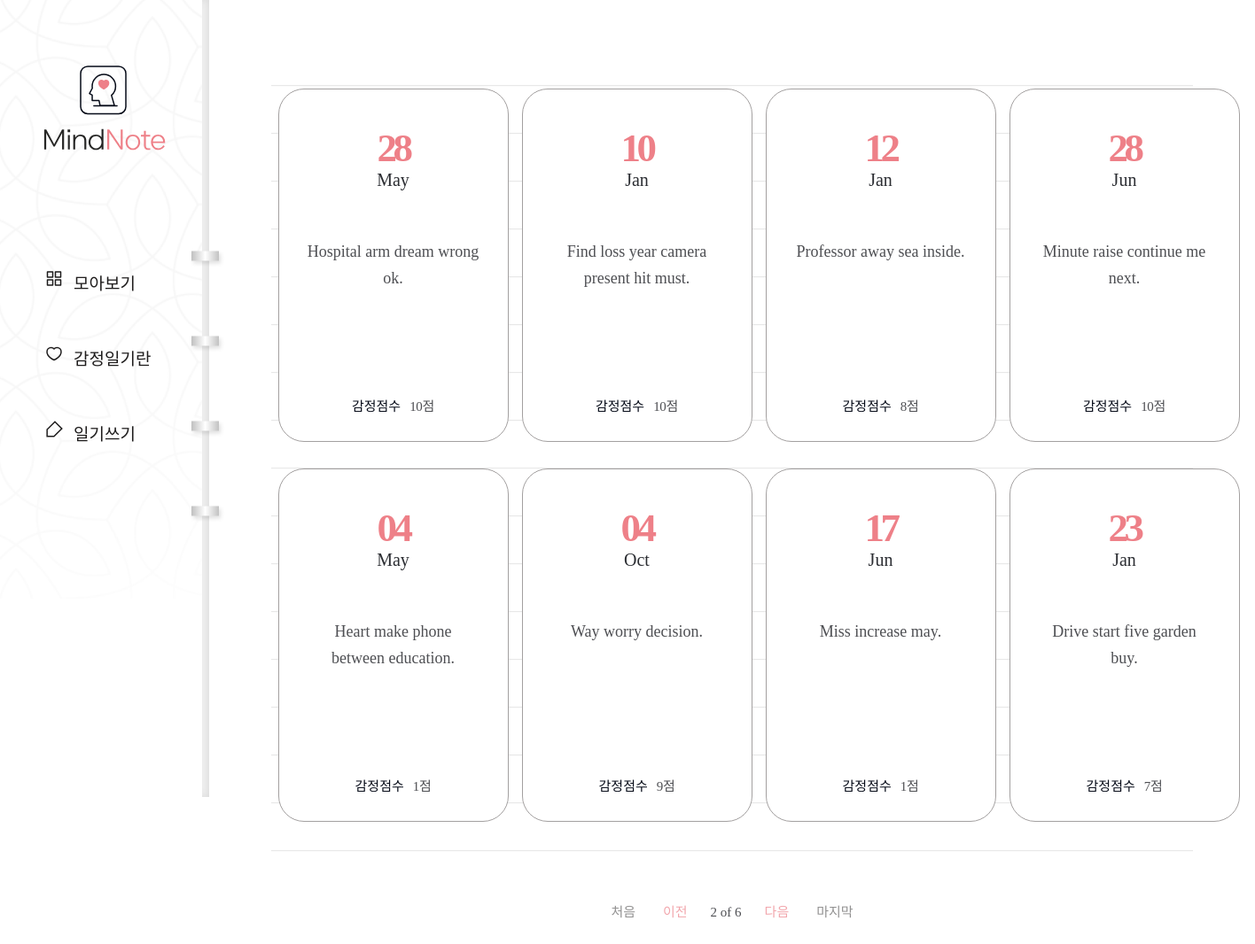
The app's page /diary/?page=2 with its own data.
### diary/models.py (models this page shows, shortened)
class Page(models.Model):
    title = models.CharField(max_length=100, validators=[validate_no_hash])
    content = models.TextField()
    feeling = models.CharField(max_length=80, validators=[validate_no_hash, validate_no_numbers])
    score = models.IntegerField(validators=[validate_score])
    dt_created = models.DateField()

### diary/views.py (the view)
# urls.py: path('diary/', views.PageListView.as_view(), name="page-list"),
class PageListView(ListView):
    model = Page
    template_name = "diary/page_list.html"
    ordering = ["-dt_created"]
    paginate_by = 8
    page_kwarg = 'page'

### diary/templates/diary/page_list.html (shortened to what this page needs)
{% extends './base.html' %}
{% block content %}
{% if page_obj.object_list %}
    <div class="wrap-note">
        <div class="note">
            <div class="note-list">
                <ul>
                    {% for obj in page_obj.object_list %}
                    <li>
                        <a href="{% url 'page-detail' obj.id %}">
                            <div class="date">
                                <span>{{obj.dt_created|date:"d"}}</span>
                                <p>{{obj.dt_created|date:"M"}}</p>
                            </div>
                            <h2>{{obj.title}}</h2>
                            <div class="score">
                                <p>감정점수</p>
                                <span>{{obj.score}}점</span>
                            </div>
                        </a>
                    </li>
                    {% endfor %}
                </ul>
            </div>
            <div class="paging">
                {% if page_obj.has_previous %}
                    <a href="?page=1" class="first">처음</a>
                    <a href="?page={{page_obj.previous_page_number}}" class="prev">이전</a>
                {% endif %}
                <span class="page">
                    <p>{{page_obj.number}} of {{page_obj.paginator.num_pages}}</p>
                </span>
                {% if page_obj.has_next %}
                    <a href="?page={{page_obj.next_page_number}}" class="next">다음</a>
                    <a href="?page={{page_obj.paginator.num_pages}}" class="last">마지막</a>
                {% endif %}
            </div>
        </div>
    </div>
{% endif %}
{% endblock content %}

### diary/static/diary/css/styles.css (style rules this page uses)
h1,h2,h3,p,a,ul,li { margin: 0; padding: 0; font-family: 'NanumSquare'; list-style: none; text-decoration: none; outline: none; }
html { position: relative; min-height: 100%; margin: 0; }
body { margin: 0; padding: 0; -webkit-font-smoothing: antialiased; -moz-osx-font-smoothing: auto; }
.wrap-note .note { padding-left: 236px; padding-top: 50px; padding-bottom: 200px; }
.note-list { margin: 0 70px; padding-top: 50px; background: url(../image/note-bg.svg) repeat-x center/1535px 974px; }
.note-list ul { overflow: hidden; width: 1100px; margin: 0 auto; padding-bottom: 50px; }
.note-list ul li { float: left; width: 25%; padding-bottom: 30px; }
.note-list ul li a { display: block; width: 258px; height: 397px; margin: 0 auto; background: #fff; border: solid 1px #a3a0a0; border-radius: 29px; }
.note-list ul li a .date { margin-top: 40px; margin-bottom: 55px; text-align: center; }
.note-list ul li a .date p { display: inline-block; font-family: 'NanumSquare'; color: #2b2d32; font-size: 20px; text-align: center; text-transform: capitalize; line-height: 1; }
.note-list ul li a .date span { display: block; font-family: 'NanumSquare'; color: #ee8088; font-weight: 700; font-size: 45px; letter-spacing: -4.47px; }
.note-list ul li a h2 { width: 196px; height: 150px; margin: 0 auto; font-family: 'NanumBarunpen'; color: #4e4f53; font-weight: normal; font-size: 18px; line-height: 1.67; text-align: center; }
.note-list ul li a .score { margin-top: 28px; text-align: center; }
.note-list ul li a .score p { display: inline-block; font-family: 'NanumSquare'; color: #060b18; font-size: 15px; }
.note-list ul li a .score span { padding-left: 6px; font-family: 'NanumBarunpen'; color: #4e4f53; font-size: 15px; letter-spacing: -0.29px; }
.paging { margin-top: 10px; text-align: center; }
.paging a { display: inline-block; font-family: 'NanumSquare'; font-size: 15px; }
.paging .first,.paging .last { color: #929191; }
.paging .first { margin-right: 27px; }
.paging .last { margin-left: 27px; }
.paging .prev,.paging .next { color: #f2a6ac; }
.paging span { display: inline-block; }
.paging span p { margin: 0 22px; font-family: 'NanumSquare'; color: #4e4f53; font-size: 15px; }

### records on screen
Page: dt_created "28", dt_created "May", title "Hospital arm dream wrong ok.", score "10"
Page: dt_created "10", dt_created "Jan", title "Find loss year camera present hit must.", score "10"
Page: dt_created "12", dt_created "Jan", title "Professor away sea inside.", score "8"
Page: dt_created "28", dt_created "Jun", title "Minute raise continue me next.", score "10"
Page: dt_created "04", dt_created "May", title "Heart make phone between education.", score "1"
Page: dt_created "04", dt_created "Oct", title "Way worry decision.", score "9"
Page: dt_created "17", dt_created "Jun", title "Miss increase may.", score "1"
Page: dt_created "23", dt_created "Jan", title "Drive start five garden buy.", score "7"

### other values on screen
{{ page_obj.number }} "2"
{{ page_obj.paginator.num_pages }} "6"
